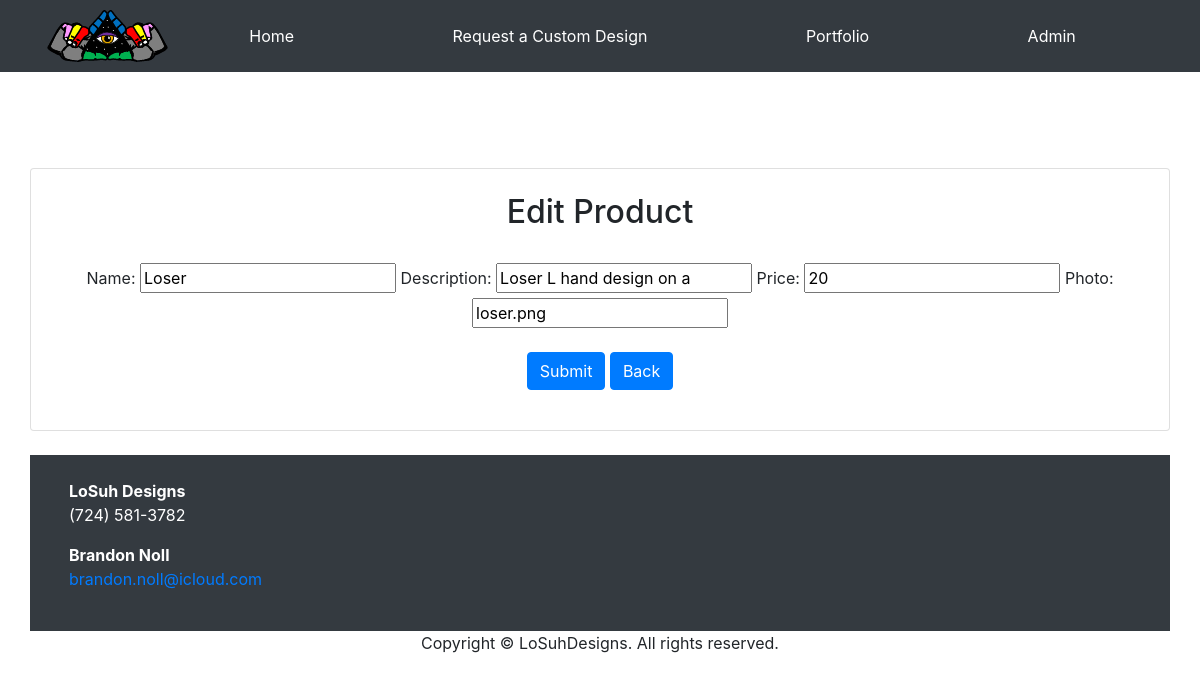
The app's page /adminEdit.php?id=1, older data.
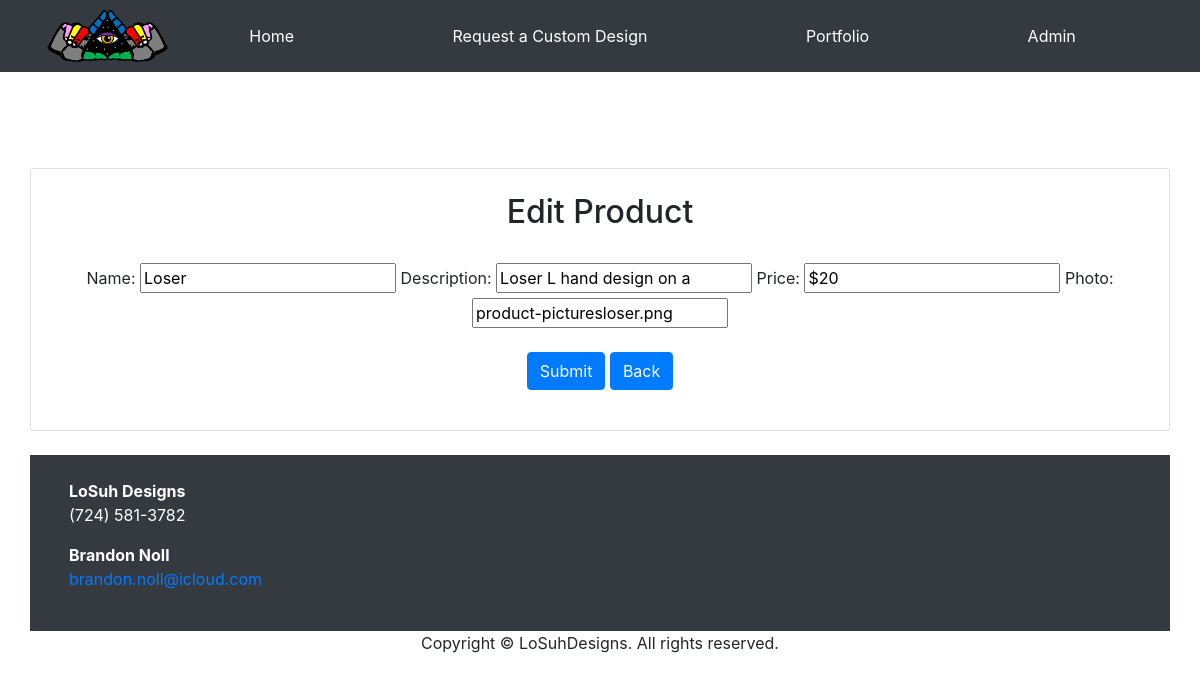
The same page, newer data.
### tables this page shows
CREATE TABLE `items` (
  `id` int(200) NOT NULL,
  `name` varchar(24) NOT NULL,
  `description` varchar(200) NOT NULL,
  `photo` varchar(200) DEFAULT NULL,
  `price` varchar(3) NOT NULL
);

### adminEdit.php (the view, shortened to what this page needs)
<?php require "bootstrapStyleSheet.php"; ?>
<?php require 'header.php'; ?>
<?php
	include('adminConn.php');
	$id=$_GET['id'];
	$query=mysqli_query($conn,"select * from `items` where id='$id'");
	$row=mysqli_fetch_array($query);
?>
<div class="container">
    <div class="row text-center">
        <div class="mx-auto">
            <div class="card text-center">
                <div class="container">
                    <div class="row text-center">
                        <br/>
							<div>
								<h2>Edit Product</h2>
								<br/>
								<form method="POST" action="adminUpdate.php?id=<?php echo $id; ?>">
									<label>Name:</label>
									<input type="text" value="<?php echo $row['name']; ?>" name="name">
									<label>Description:</label>
									<input type="text" value="<?php echo $row['description']; ?>" name="description">
									<label>Price:</label>
									<input type="text" value="<?php echo $row['price']; ?>" name="price">
									<label>Photo:</label>
									<input type="text" value="<?php echo $row['photo']; ?>" name="photo">
									<br/>
									<br/>
									<input type="submit" class="btn btn-primary" name="submit">
									<a href="adminIndex.php" class="btn btn-primary">Back</a>
								</form>
							</div>
                        <br/>
                    </div>
                </div>
            </div>
        </div>
    </div>
</div>
<?php require 'footer.php'; ?>

Row changes from the older to the newer data that the page shows:
changed items "Loser": price "20" → "$20"; photo "loser.png" → "product-picturesloser.png"
